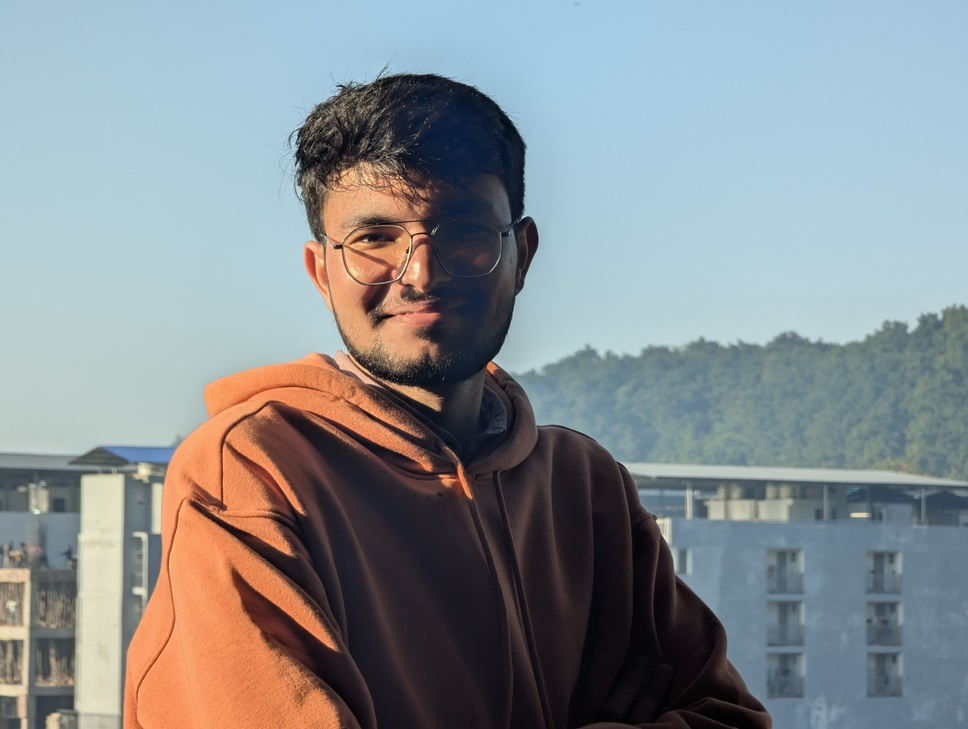
#> input picture muki.jpg, 968 x 729 px, shrunk from 4080 x 3072 before the run
$ jupyter execute histogram.ipynb
#> lines starting #> are read from the running program, lines starting #| are printed output that depends on the picture
Increasing contrast using histogram equalization

[cell 1]
import cv2
import matplotlib.pyplot as plt

[cell 2]
img=cv2.imread("muki.jpg",0)
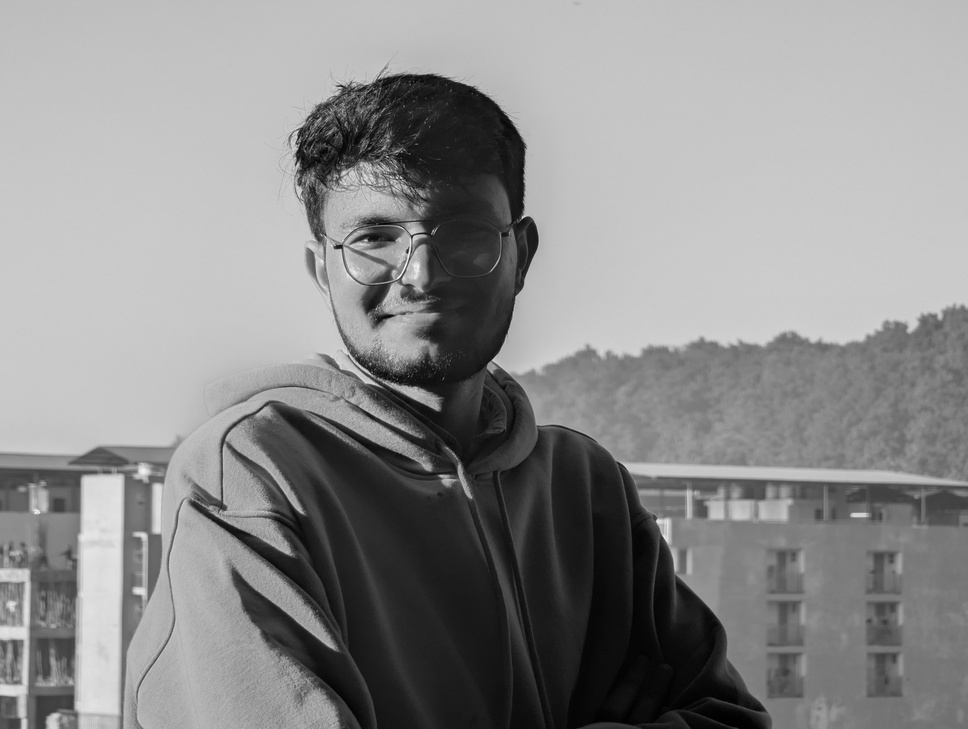
#> img: shape (729, 968); min 0, max 255, mean 139.5
equalized=cv2.equalizeHist(img)
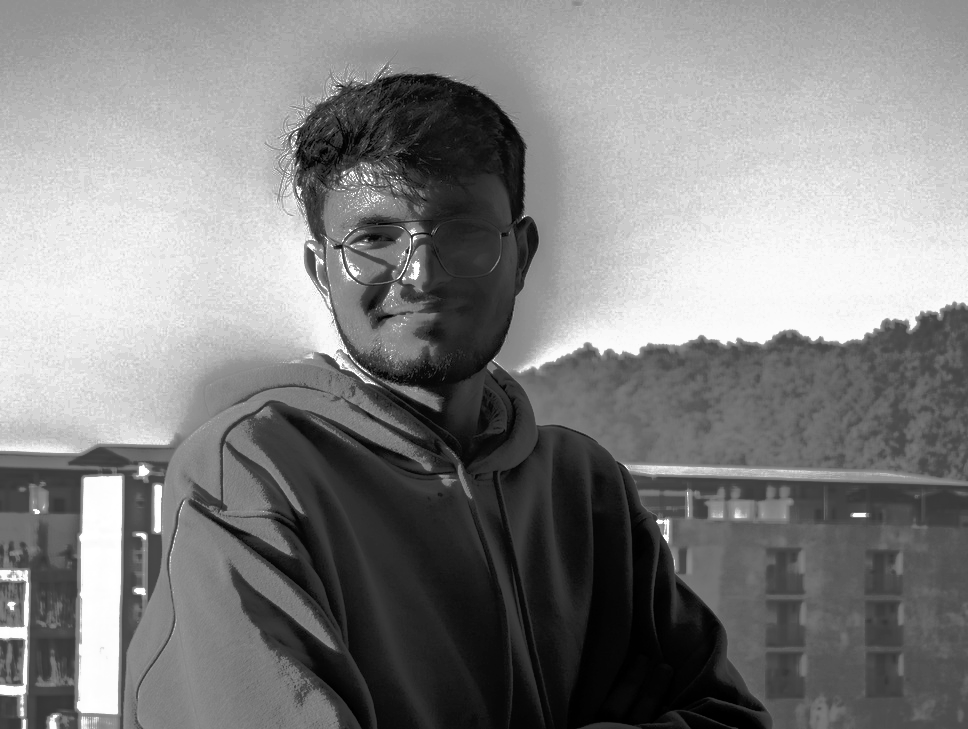
#> equalized: shape (729, 968); min 0, max 255, mean 129.5
